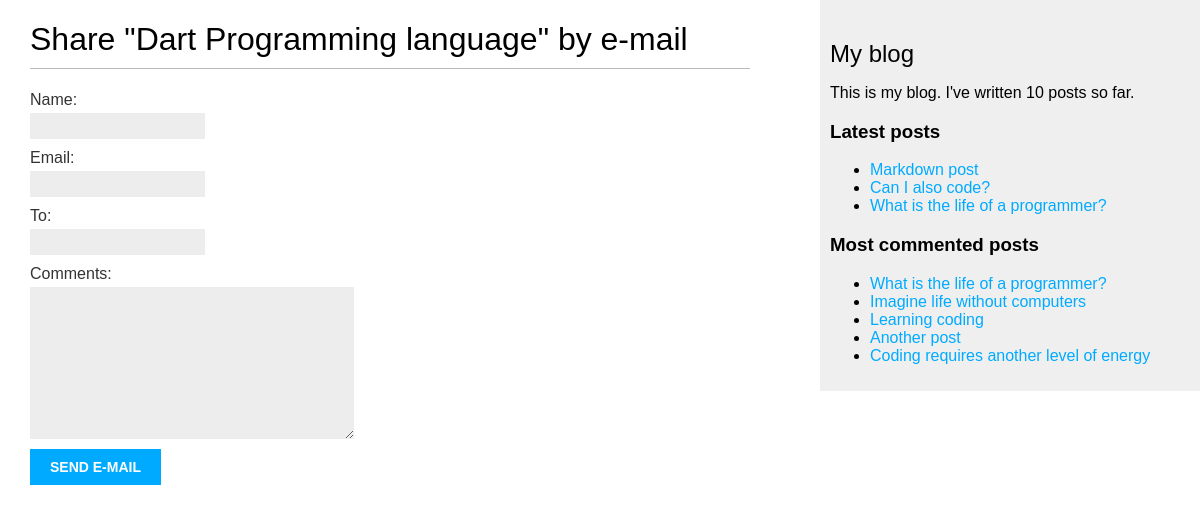
The page /blog/7/share/ on the database its author committed.
### blog/models.py (models this page shows, shortened)
class Post(models.Model):
    class Status(models.TextChoices):
        DRAFT = 'DF', 'Draft'
        PUBLISHED = 'PB', 'Published'
    title = models.CharField(max_length = 250)
    slug = models.SlugField(max_length = 250,
                            unique_for_date='publish')
    author = models.ForeignKey(User,
                               on_delete=models.CASCADE,
                               related_name='blog_posts')
    body = models.TextField()
    publish = models.DateTimeField(default=timezone.now)
    created = models.DateTimeField(auto_now_add=True)
    updated = models.DateTimeField(auto_now=True)
    status = models.CharField(max_length=2,
                              choices=Status.choices,
                              default=Status.DRAFT)
    objects = models.Manager()
    published = PublishedManager()
    tags = TaggableManager()
    class Meta:
        ordering = ['-publish']
        indexes = [
            models.Index(fields=['-publish']),
        ]
    def get_absolute_url(self):
        return reverse('blog:post_detail',
                       args=[self.publish.year,
                       self.publish.month,
                       self.publish.day,
                       self.slug])

### blog/views.py (the view)
def post_share(request, post_id):
    post = get_object_or_404(Post, id=post_id, status=Post.Status.PUBLISHED)
    sent = False
    if request.method == 'POST':
        form = EmailPostForm(request.POST)
        if form.is_valid():
            cd = form.cleaned_data
            post_url = request.build_absolute_uri(
                post.get_absolute_url())
            subject = f"{cd['name']} recommends you read " \
                      f"{post.title}"
            message = f"Read {post.title} at {post_url}\n\n" \
                      f"{cd['name']}\'s comments: {cd['comments']}"
            send_mail(subject, message, 'rosemaryojwang26@gmail.com',
                      [cd['to']])
            sent = True
    else:
        form = EmailPostForm()
    return render(request, 'blog/post/share.html', {'post': post,
                                                    'form': form,
                                                    'sent': sent})

### blog/forms.py
class EmailPostForm(forms.Form):
    name = forms.CharField(max_length=25)
    email = forms.EmailField()
    to = forms.EmailField()
    comments = forms.CharField(required=False,
                               widget=forms.Textarea)

### blog/models.py (called while the page is built)
    def get_queryset(self):
        return super().get_queryset()\
                       .filter(status=Post.Status.PUBLISHED)

### blog/templatetags/blog_tags.py (called while the page is built)
@register.simple_tag
def total_posts():
    return Post.published.count()

@register.simple_tag
def get_most_commented_posts(count=5):
    return Post.published.annotate(
                total_comments=Count('comments')
           ).order_by('-total_comments')[:count]

@register.inclusion_tag('blog/post/latest_posts.html')
def show_latest_posts(count=5):
    latest_posts = Post.published.order_by('-publish')[:count]
    return {'latest_posts': latest_posts}

### blog/templates/blog/post/share.html (shortened to what this page needs)
{% extends "blog/base.html" %}
{% block content %}
    {% if sent %}
        <h1>E-mail successfully sent</h1>
        <p>
            "{{ post.title }}" was successfully sent to {{ form.cleaned_data.to}}.
        </p>
    {% else %}
        <h1>Share "{{ post.title }}" by e-mail</h1>
        <form method="post">
            {{ form.as_p }}
            <input type="submit" value="Send e-mail">
        </form>
    {% endif %}
{% endblock %}

### blog/templates/blog/base.html (shortened to what this page needs)
{% load blog_tags %}
{% load static %}
<!DOCTYPE html>
<html lang="en-US">
<head>
    <link href="{% static 'css/blog.css' %}" rel="stylesheet">
</head>
<body>
    <div id="content">
        {% block content %}
        {% endblock %}
    </div>
    <div id="sidebar">
        <h2>My blog</h2>
        <p>This is my blog.
           I've written {% total_posts %} posts so far.
        </p>
        <h3>Latest posts</h3>
        {% show_latest_posts 3 %}
        <h3>Most commented posts</h3>
        {% get_most_commented_posts as most_commented_posts %}
        <ul>
            {% for post in most_commented_posts %}
                <li>
                    <a href="{{ post.get_absolute_url }}">{{ post.title }}</a>
                </li>
            {% endfor %}
        </ul>
    </div>
</body>
</html>

### blog/templates/blog/post/latest_posts.html (shortened to what this page needs)
<!DOCTYPE html>
<html lang="en">
<head>
</head>
<body>
    <ul>
        {% for post in latest_posts %}
        <li>
            <a href="{{ post.get_absolute_url }}">{{ post.title }}</a>
        </li>
        {% endfor %}
    </ul>
</body>
</html>

### static/css/blog.css (style rules this page uses)
body { margin:0; padding:0; font-family:helvetica, sans-serif; }
a { color:#00abff; text-decoration:none; }
h1 { font-weight:normal; border-bottom:1px solid #bbb; padding:0 0 10px 0; }
h2 { font-weight:normal; margin:30px 0 0; }
#content { float:left; width:60%; padding:0 0 0 30px; }
#sidebar { float:right; width:30%; padding:10px; background:#efefef; height:100%; }
label { float:left; clear:both; color:#333; margin-bottom:4px; }
input, textarea { clear:both; float:left; margin:0 0 10px; background:#ededed; border:0; padding:6px 10px; font-size:12px; }
input[type=submit] { font-weight:bold; background:#00abff; color:#fff; padding:10px 20px; font-size:14px; text-transform:uppercase; }

### rows shown on the page
Post: title "Dart Programming language"
Post: title "Markdown post"
Post: title "Can I also code?"
Post: title "What is the life of a programmer?"
Post: title "Imagine life without computers"
Post: title "Learning coding"
Post: title "Another post"
Post: title "Coding requires another level of energy"
